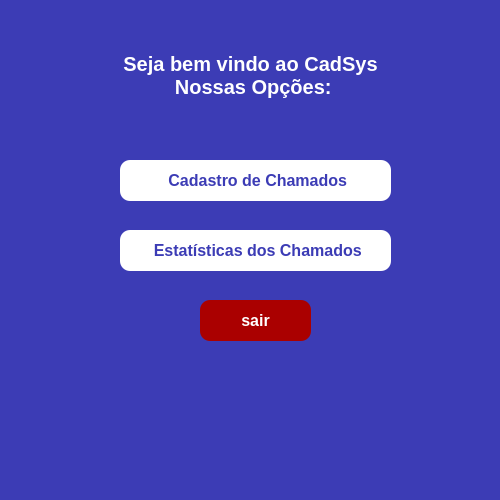
<?xml version="1.0" encoding="UTF-8"?>
<ui version="4.0">
 <class>MainWindow</class>
 <widget class="QMainWindow" name="MainWindow">
  <property name="geometry">
   <rect>
    <x>0</x>
    <y>0</y>
    <width>500</width>
    <height>500</height>
   </rect>
  </property>
  <property name="windowTitle">
   <string>Tela Inicial Cliente</string>
  </property>
  <property name="styleSheet">
   <string notr="true">background-color: rgb(60, 60, 181);
color: rgb(255, 255, 255);</string>
  </property>
  <widget class="QWidget" name="centralwidget">
   <widget class="QLabel" name="label">
    <property name="geometry">
     <rect>
      <x>40</x>
      <y>40</y>
      <width>421</width>
      <height>71</height>
     </rect>
    </property>
    <property name="font">
     <font>
      <pointsize>15</pointsize>
      <weight>75</weight>
      <bold>true</bold>
     </font>
    </property>
    <property name="text">
     <string>Seja bem vindo ao CadSys 
 Nossas Opções:</string>
    </property>
    <property name="alignment">
     <set>Qt::AlignCenter</set>
    </property>
   </widget>
   <widget class="QPushButton" name="pushButton">
    <property name="geometry">
     <rect>
      <x>120</x>
      <y>160</y>
      <width>271</width>
      <height>41</height>
     </rect>
    </property>
    <property name="font">
     <font>
      <pointsize>12</pointsize>
      <weight>75</weight>
      <bold>true</bold>
     </font>
    </property>
    <property name="styleSheet">
     <string notr="true">border-radius: 10px;
color:  rgb(60, 60, 181);
background-color: rgb(255, 255, 255);</string>
    </property>
    <property name="text">
     <string> Cadastro de Chamados</string>
    </property>
    <property name="icon">
     <iconset>
      <normaloff>../src/registro.png</normaloff>../src/registro.png</iconset>
    </property>
    <property name="iconSize">
     <size>
      <width>28</width>
      <height>28</height>
     </size>
    </property>
   </widget>
   <widget class="QPushButton" name="pushButton_4">
    <property name="geometry">
     <rect>
      <x>120</x>
      <y>230</y>
      <width>271</width>
      <height>41</height>
     </rect>
    </property>
    <property name="font">
     <font>
      <pointsize>12</pointsize>
      <weight>75</weight>
      <bold>true</bold>
     </font>
    </property>
    <property name="styleSheet">
     <string notr="true">border-radius: 10px;
color:  rgb(60, 60, 181);
background-color: rgb(255, 255, 255);</string>
    </property>
    <property name="text">
     <string> Estatísticas dos Chamados</string>
    </property>
    <property name="icon">
     <iconset>
      <normaloff>../src/bar-dotted-stats.png</normaloff>../src/bar-dotted-stats.png</iconset>
    </property>
    <property name="iconSize">
     <size>
      <width>27</width>
      <height>26</height>
     </size>
    </property>
   </widget>
   <widget class="QPushButton" name="pushButton_3">
    <property name="geometry">
     <rect>
      <x>200</x>
      <y>300</y>
      <width>111</width>
      <height>41</height>
     </rect>
    </property>
    <property name="font">
     <font>
      <pointsize>12</pointsize>
      <weight>75</weight>
      <bold>true</bold>
     </font>
    </property>
    <property name="styleSheet">
     <string notr="true">border-radius: 10px;
color: rgb(255, 255, 255);
background-color: rgb(170, 0, 0);</string>
    </property>
    <property name="text">
     <string>sair</string>
    </property>
    <property name="icon">
     <iconset>
      <normaloff>../src/sair.png</normaloff>../src/sair.png</iconset>
    </property>
   </widget>
  </widget>
  <widget class="QStatusBar" name="statusbar"/>
 </widget>
 <resources/>
 <connections/>
</ui>
